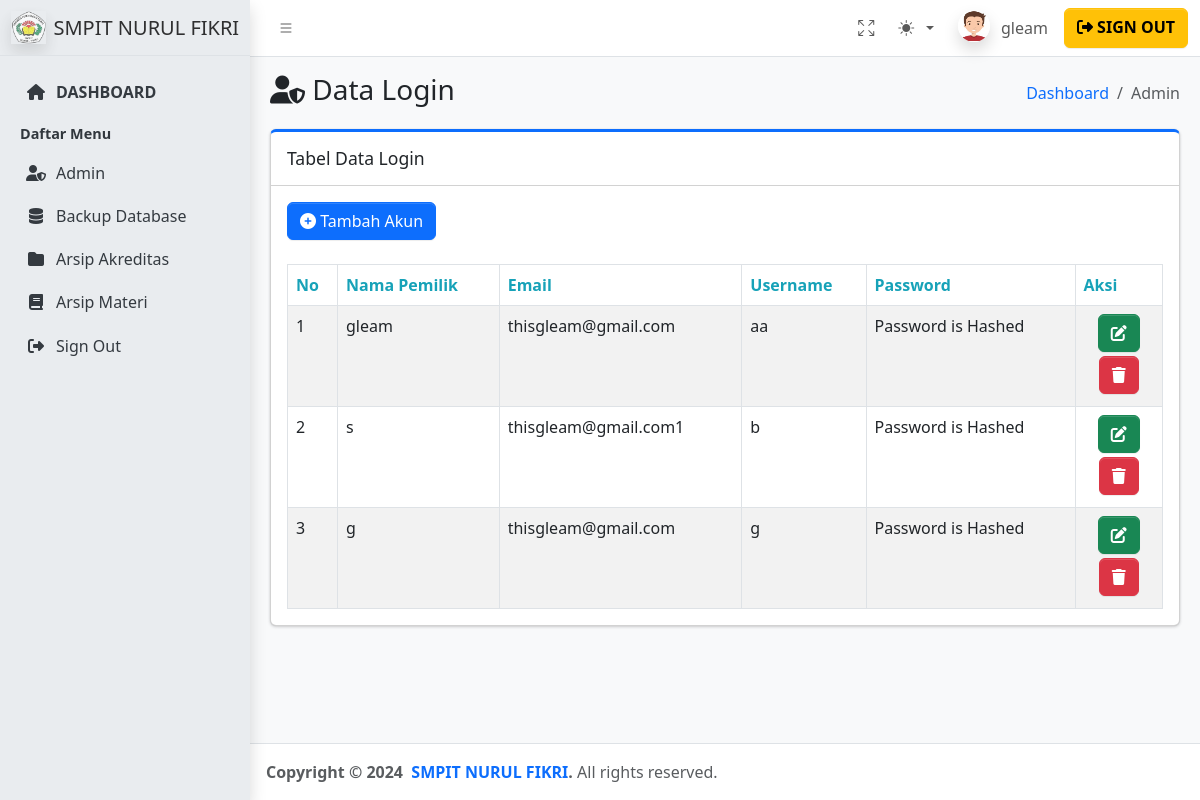
Page /admin.php (signed in) on the committed database.
### tables this page shows
CREATE TABLE `akun` (
  `id_akun` int(11) NOT NULL,
  `nama` varchar(100) NOT NULL,
  `email` varchar(50) NOT NULL,
  `username` varchar(100) NOT NULL,
  `password` varchar(100) NOT NULL,
  `level` varchar(2) NOT NULL,
  `created` timestamp NOT NULL DEFAULT current_timestamp()
);

### config/controller.php (called while the page is built, shortened)
<?php
function select($query)
{
  global $db;
  $result = mysqli_query($db, $query);
  $rows = [];
  while ($row = mysqli_fetch_assoc($result)) {
    $rows[] = $row;
  }
  return $rows;
}
?>

### admin.php (the view, shortened to what this page needs)
<?php
include 'layout/header.php';
$data_akun = select("SELECT * FROM akun");
?>
<main class="app-main">
            <div class="app-content-header">
                <div class="container-fluid">
                    <div class="row">
                        <div class="col-sm-6">
                            <h3 class="mb-0"><i class="fas fa-user-shield"></i> Data Login</h3>
                        </div>
                        <div class="col-sm-6">
                            <ol class="breadcrumb float-sm-end">
                                <li class="breadcrumb-item"><a href="dashboard">Dashboard</a></li>
                                <li class="breadcrumb-item active" aria-current="page">
                                    Admin
                                </li>
                            </ol>
                        </div>
                    </div>
                </div>
            </div>
            <div class="app-content">
                <div class="container-fluid">
                    <div class="row">
                        <div class="col-lg-20 connectedSortable">
                            <div class="card card-outline card-primary">
                                <div class="card-header">
                                    <h3 class="card-title">Tabel Data Login</h3>
                                </div>
                                <div class="card-body">
                                    <button type="button" class="btn btn-primary mb-2" data-bs-toggle='modal' data-bs-target="#modalTambah"><i class="fas fa-plus-circle"></i> Tambah Akun</button>
                                    <table id="dokumen" class="table table-bordered table-striped mt-3" style="color: #17A2B8;">
                                        <thead>
                                            <tr>
                                                <th>No</th>
                                                <th>Nama Pemilik</th>
                                                <th>Email</th>
                                                <th>Username</th>
                                                <th>Password</th>
                                                <th>Aksi</th>
                                            </tr>
                                        </thead>
                                        <tbody>
                                            <?php $no = 1; ?>
                                            <?php foreach ($data_akun as $akun) : ?>
                                            <tr>
                                                <td><?= $no++; ?></td>
                                                <td><?= $akun['nama']; ?></td>
                                                <td><?= $akun['email']; ?></td>
                                                <td><?= $akun['username']; ?></td>
                                                <td>Password is Hashed</td>
                                                <td width="10%" class="text-center">
                                                    <button type="button" class="btn btn-success mb-1" data-bs-toggle="modal" data-bs-target="#modalUbah<?= $akun["id_akun"];?>"><i class="fas fa-edit"></i></button>
                                                    <button type="button" class="btn btn-danger mb-1" data-bs-toggle="modal" data-bs-target="#modalHapus<?= $akun["id_akun"];?>"><i class="fas fa-trash"></i></button>
                                                </td>
                                            </tr>
                                            <?php endforeach; ?>
                                        </tbody>
                                    </table>
                                </div>
                            </div>
                        </div>
                    </div>
                </div>
            </div>
        </main>
<?php
include 'layout/footer.php';
?>

### layout/style.css (style rules this page uses)
.table thead th { color: #17a2b8; }
.table tbody td { color: var(--bs-body-color); }

### rows in the picture
akun: nama "gleam", email "thisgleam@gmail.com", username "aa"
akun: nama "s", email "thisgleam@gmail.com1", username "b"
akun: nama "g", email "thisgleam@gmail.com", username "g"

### other values in the picture
$_SESSION['nama'] "gleam"
